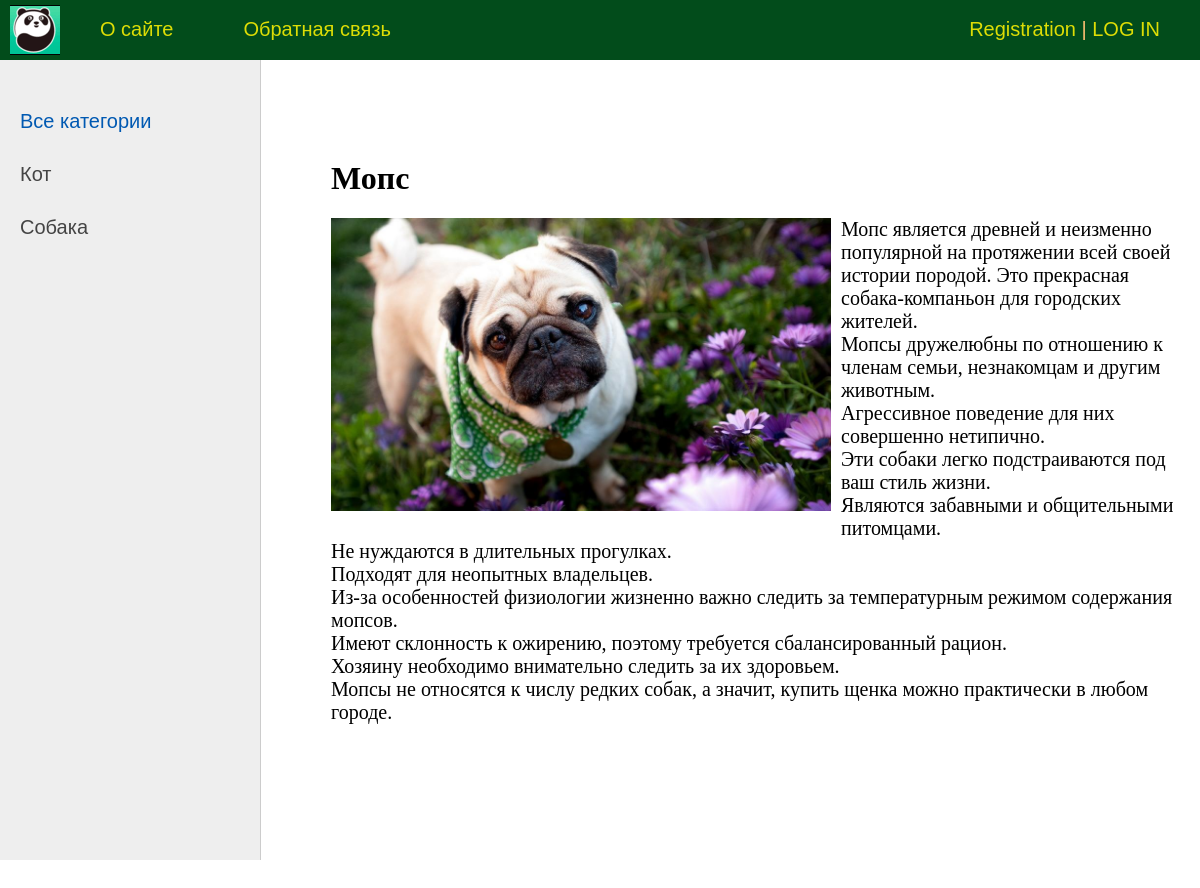
The app's page /post/mops/ with its own data.
### animals/models.py (models this page shows, shortened)
class Category(models.Model):
    name = models.CharField(max_length=100, db_index=True, verbose_name='CATEGORY')
    slug = models.SlugField(max_length=255, unique=True, db_index=True, verbose_name="URL")
    def __str__(self):
            return self.name
    def get_absolute_url(self):
        return reverse("category", kwargs={'cat_slug': self.slug})
    class Meta:
        verbose_name = "Category"
        verbose_name_plural = "Categories"
        ordering = ['id']

class Animals(models.Model):
    title = models.CharField(max_length=255, verbose_name="Title")
    slug = models.SlugField(max_length=255, unique=True, db_index=True, verbose_name="URL Slug")
    content = models.TextField(blank=True, verbose_name="Text article")
    photo = models.ImageField(upload_to="photos/%Y/%m/%d/", verbose_name="Picture")
    time_create = models.DateTimeField(auto_now_add=True, verbose_name="Time_created")
    time_update = models.DateTimeField(auto_now=True, verbose_name="Time_updated")
    is_published = models.BooleanField(default=True, verbose_name="Is_published")
    cat = models.ForeignKey("Category", on_delete=models.PROTECT, verbose_name="Category", null=True)
    def __str__(self):
        return self.title
    class Meta:
        verbose_name = "Popular animal"
        verbose_name_plural = "Popular animals"
        ordering = ['id']

### animals/views.py (the view)
# urls.py: path('post/<slug:post_slug>/', ShowPost.as_view(), name='post'),
class ShowPost(DataMixin,DetailView):
    model = Animals
    template_name = 'animals/post.html'
    slug_url_kwarg = 'post_slug'
    context_object_name = 'post'
    def get_context_data(self, *, object_list=None, **kwargs):
        context = super().get_context_data(**kwargs)
        c_def = self.get_user_context(title=context['post'])
        return dict(list(context.items()) + list(c_def.items()))

### animals/templatetags/animals_tags.py (called while the page is built)
@register.simple_tag(name='getcats')
def get_categories(filter=None):
    if not filter:
        return Category.objects.all()
    else:
        return Category.objects.filter(pk=filter)

### animals/utils.py (called while the page is built)
    def get_user_context(self, **kwargs):
        context = kwargs
        cats = cache.get('cats')
        if not cats:
            cats = Category.objects.annotate(Count('animals'))
            cache.set('cats', cats, 60)
        user_menu = menu.copy()
        if not self.request.user.is_authenticated:
            user_menu.pop(1)
        context['menu'] = user_menu
        context['cats'] = cats
        if 'cat_selected' not in context:
            context['cat_selected'] = 0
        return context

### animals/templates/animals/post.html
{% extends 'animals/base.html' %}
{% block content %}
<h1>{{post.title}}</h1>
{% if post.photo %}
<p><img class="img-article-left" src="{{post.photo.url}}" alt=""></p>
{% endif %}
{{post.content|linebreaks}}
{% endblock content %}

### animals/templates/animals/base.html (shortened to what this page needs)
{% load static %}
{% load animals_tags %}
<!DOCTYPE html>
<html>
<head>
	<link type="text/css" href="{% static 'animals/css/styles.css' %}" rel="stylesheet" />
</head>
<body>
<table class="table-page" border=0 cellpadding="0" cellspacing="0">
<tr><td valign=top>
{% block mainmenu %}
		<div class="header">
			<ul id="mainmenu" class="mainmenu">
			<li class="logo"><a href="{% url 'home' %}"><div class="logo"></div></a></li>
{% for m in menu %}
			<li><a href="{% url m.url_name %}">{{m.title}}</a></li>
{% endfor %}
				{% if request.user.is_authenticated %}
				<li class="last">{{user.username}}<a href="{% url 'logout' %}">|LOG OUT</a></li>
				{% else %}
				<li class="last"><a href="{% url 'register' %}">Registration</a> | <a href="{% url 'login' %}">LOG IN</a></li>
				{% endif %}
			</ul>
		</div>
{% endblock mainmenu %}
<table class="table-content" border=0 cellpadding="0" cellspacing="0">
<tr>
	<td valign="top" class="left-chapters">
	<ul id="leftchapters">
		{% if cat_selected == 0 %}
		<li class="selected">Все категории</li>
{% else %}
		<li><a href="{% url 'home' %}">Все категории</a></li>
{% endif %}
{% for c in cats %}
{% if c.animals__count > 0 %}
		{% if c.pk == cat_selected %}
		<li class="selected">{{c.name}}</li>
		{% else %}
		<li><a href="{{ c.get_absolute_url}}">{{c.name}}</a></li>
		{% endif%}
{% endif%}
{% endfor %}
	</ul>
</td>
<td valign="top" class="content">
	<div class="content-text">
{% block content %}
{% endblock %}
	</div>
</td></tr></table>
</td></tr>
</body>
</html>

### animals/static/animals/css/styles.css (style rules this page uses)
html, body { font-family: 'Arial'; margin: 0; padding: 0; height: 100%; width: 100%; color: #444; }
a { color: #0059b2; text-decoration: none; }
img { max-width: 600px; height: auto; }
img.img-article-left { max-width: 500px; height: auto; float: left; padding: 0 10px 10px 0; }
.table-page { width: 100%; height: 100%; vertical-align: top; }
.table-page tr { height: 100%; }
.header { background: #024c1b; height: 60px; }
.logo { background: url('../images/logo.png') no-repeat 10px 5px; width: 70px; height: 60px; }
ul.mainmenu { list-style: none; margin: 0; padding: 0; height: 60px; color: #fdc073; font-size: 20px; overflow: hidden; }
ul.mainmenu li { float: left; margin: 18px 40px 0 30px; }
ul.mainmenu li.logo { margin: 0; }
ul.mainmenu li.last { float: right; }
ul.mainmenu li a { color: #dddd06; text-decoration: none; }
.table-content { width: 100%; min-height: 100%; height: 100%; }
.left-chapters { margin: 0; background: #eee; border-right: 1px solid #ccc; min-height: 100%; }
.left-chapters ul { width: 230px; min-height: 100%; margin: 0; padding: 20px 10px 10px 20px; list-style: none; font-size: 20px; }
.left-chapters ul li { margin: 30px 0 0 0; color: #999; }
.left-chapters ul li.selected { color: #0059b2; }
.left-chapters ul li a { color: #444; text-decoration: none; }
.content { padding: 40px 20px 20px 40px; width: 100%; box-sizing: border-box; }
.content-text { margin: 60px 0 0 30px; color: #000; font-size: 20px; font-family: Yandex Sans Display Light; }
.content-text h1 { font-size: 32px; }

### records on screen
Category: name "Кот"
Category: name "Собака"
Animals: title "Мопс", photo (picture), content "Мопс является древней и неизменно популярной на протяжении всей своей истории породой. Это прекрасная собака-компаньон для городских жителей. Мопсы дружелюбны по отношению к членам семьи, незнакомцам и другим животным. Агрессивное поведение для них совершенно нетипично. Эти собаки легко подстраиваются под ваш стиль жизни. Являются забавными и общительными питомцами. Не нуждаются в длительных прогулках. Подходят для неопытных владельцев. Из-за особенностей физиологии жизненно важно следить за температурным режимом содержания мопсов. Имеют склонность к ожирению, поэтому требуется сбалансированный рацион. Хозяину необходимо внимательно следить за их здоровьем. Мопсы не относятся к числу редких…"

### other values on screen
{{ m.title }} "О сайте" "Обратная связь"
